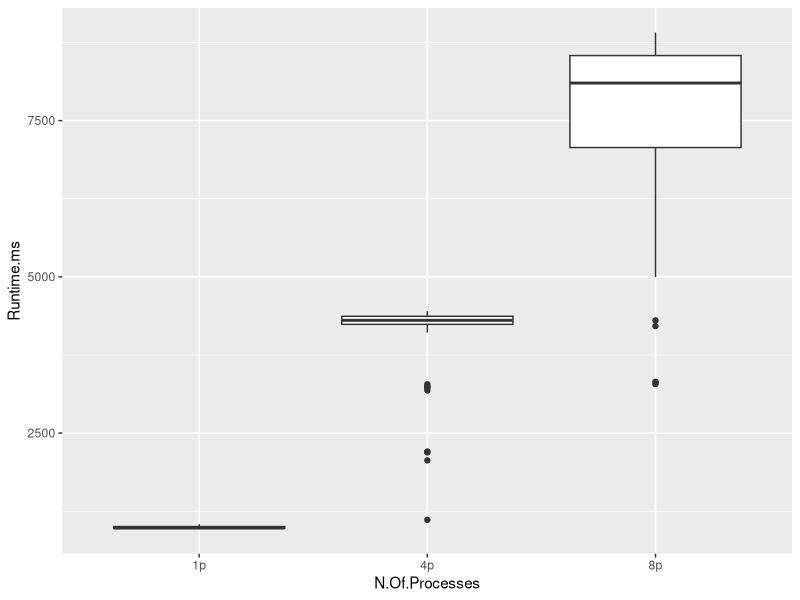
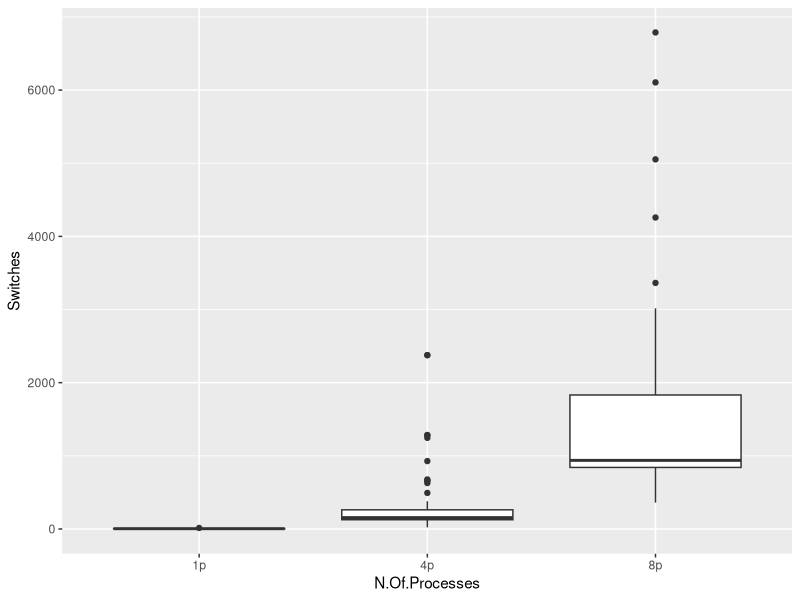
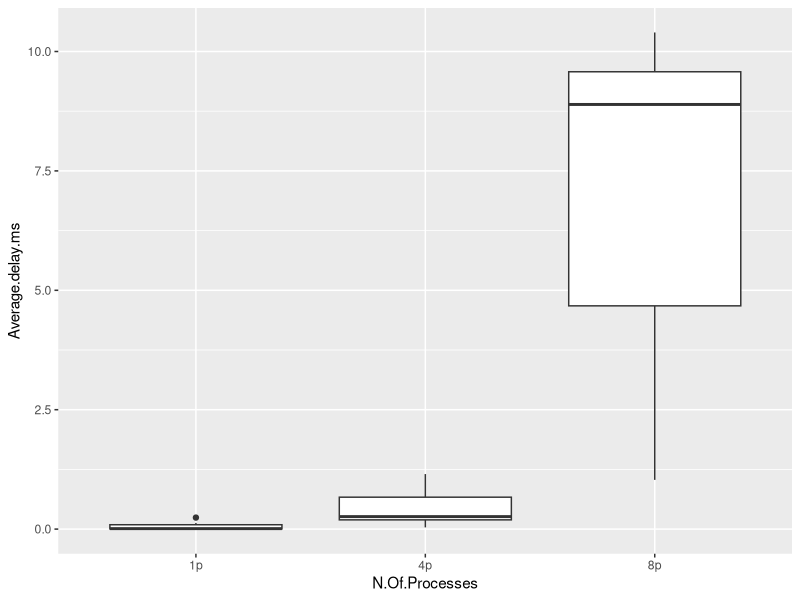
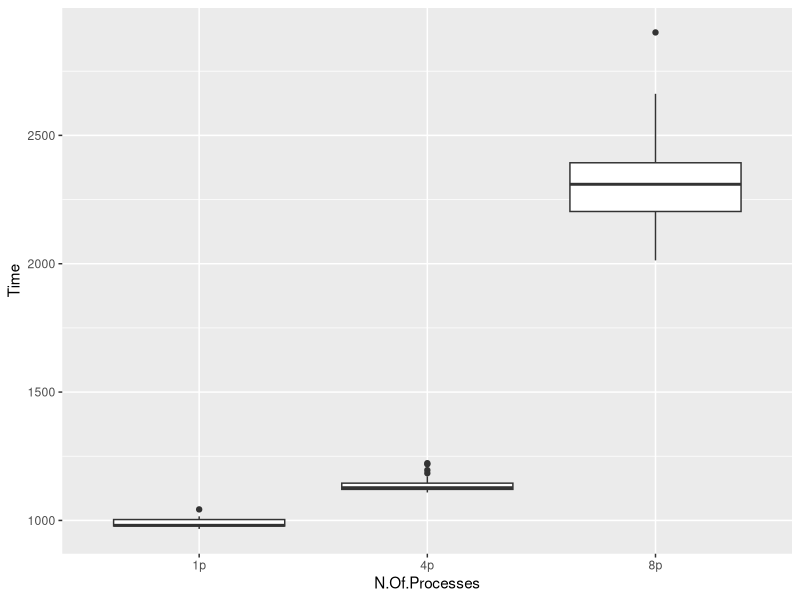

Write the R code that produced these figures, in order.
library(ggplot2)

p<-read.table("data_plot.txt",header=T,sep="|")
str(p)
qplot(data=p,x=N.Of.Processes,y=Runtime.ms,geom="boxplot")
qplot(data=p,x=N.Of.Processes,y=Switches,geom="boxplot")
qplot(data=p,x=N.Of.Processes,y=Average.delay.ms,geom="boxplot")
qplot(data=p,x=N.Of.Processes,y=Time,geom="boxplot")
